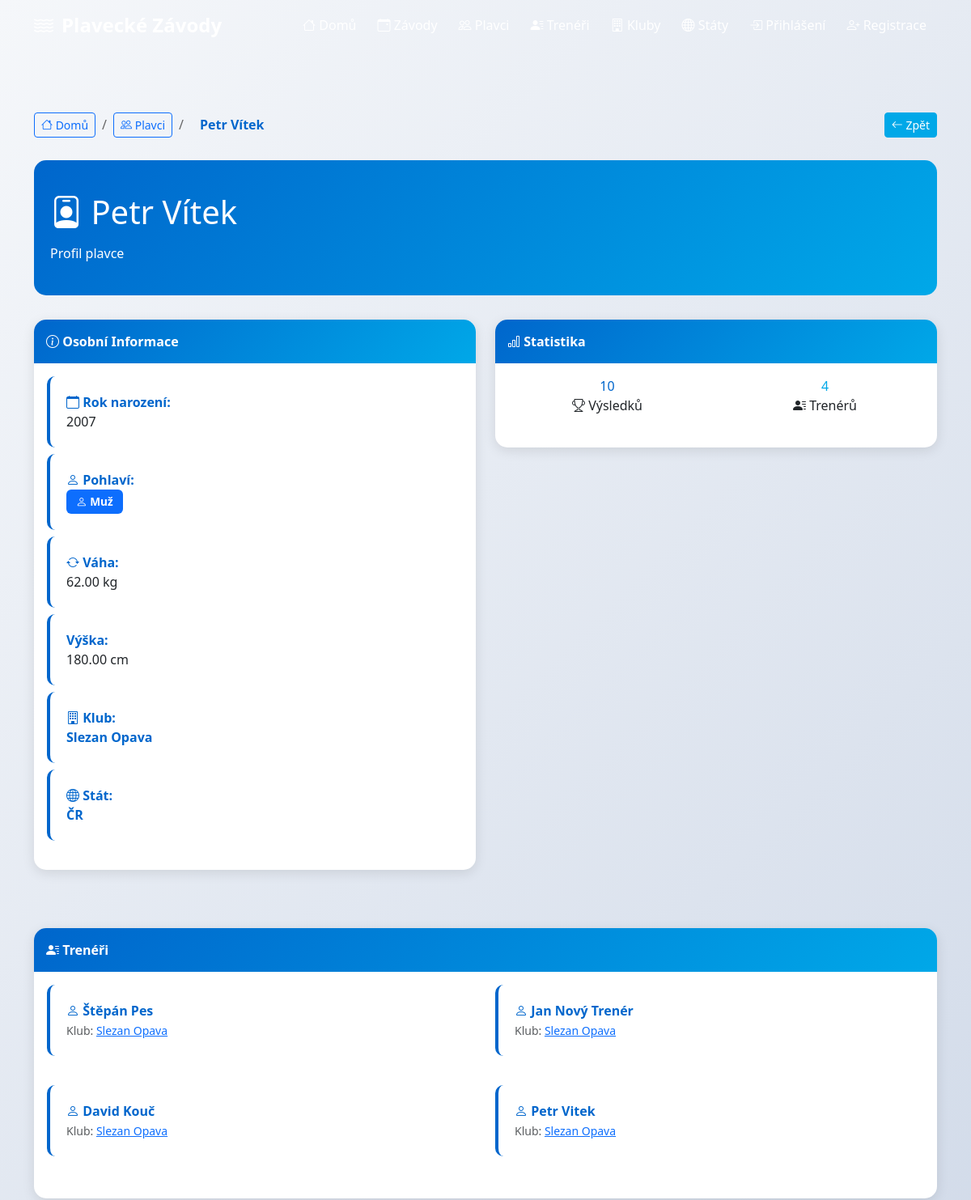
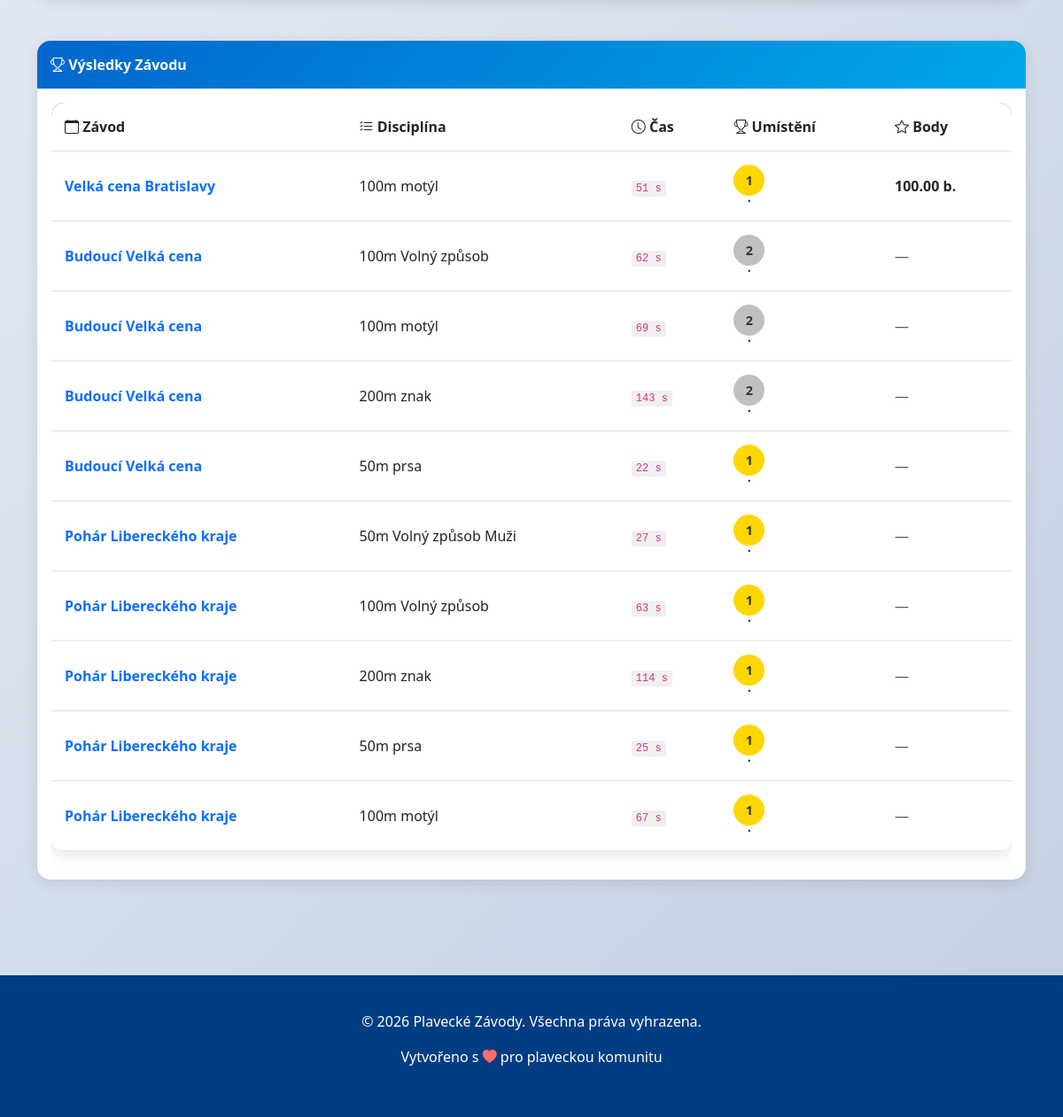
Page /plavci/1/ on the committed database (2 pictures, top to bottom).
### zavody/models.py (models this page shows, shortened)
class Plavec(models.Model):
    POHLAVI_CHOICES = [
        ('M', 'Muž'),
        ('Z', 'Žena'),
    ]
    plavec_id = models.AutoField(primary_key=True)
    jmeno = models.CharField(max_length=100)
    prijmeni = models.CharField(max_length=100)
    rocnik = models.IntegerField()  # Rok narození
    vaha = models.DecimalField(max_digits=5, decimal_places=2, blank=True, null=True)
    vyska = models.DecimalField(max_digits=5, decimal_places=2, blank=True, null=True)
    pohlavi = models.CharField(max_length=1, choices=POHLAVI_CHOICES)
    foto = models.CharField(max_length=255, blank=True, null=True)
    klub = models.ForeignKey(Klub, on_delete=models.SET_NULL, null=True)
    stat = models.ForeignKey(Stat, on_delete=models.SET_NULL, null=True)
    class Meta:
        db_table = 'plavec'
        verbose_name = 'Plavec'
        verbose_name_plural = 'Plavci'

class Klub(models.Model):
    klub_id = models.AutoField(primary_key=True)
    nazev = models.CharField(max_length=100)
    mesto = models.ForeignKey(Mesto, on_delete=models.CASCADE)
    datum_zalozeni = models.DateField(blank=True, null=True)
    class Meta:
        db_table = 'klub'
        verbose_name = 'Klub'
        verbose_name_plural = 'Kluby'

class Stat(models.Model):
    stat_id = models.AutoField(primary_key=True)
    nazev = models.CharField(max_length=4, unique=True)  # CZE, SVK, POL, GER, UKR
    hymna = models.CharField(max_length=255, blank=True, null=True)
    class Meta:
        db_table = 'stat'
        verbose_name = 'Stát'
        verbose_name_plural = 'Státy'

class Trener(models.Model):
    POHLAVI_CHOICES = [
        ('M', 'Muž'),
        ('Z', 'Žena'),
    ]
    trener_id = models.AutoField(primary_key=True)
    jmeno = models.CharField(max_length=100)
    prijmeni = models.CharField(max_length=100)
    pohlavi = models.CharField(max_length=1, choices=POHLAVI_CHOICES, blank=True, null=True)
    foto = models.CharField(max_length=255, blank=True, null=True)
    klub = models.ForeignKey(Klub, on_delete=models.SET_NULL, null=True)
    stat = models.ForeignKey(Stat, on_delete=models.SET_NULL, null=True)
    plavci = models.ManyToManyField(Plavec, related_name='treneri', blank=True)
    class Meta:
        db_table = 'trener'
        verbose_name = 'Trenér'
        verbose_name_plural = 'Trenéři'

class Vysledek(models.Model):
    vysledek_id = models.AutoField(primary_key=True)
    zavod = models.ForeignKey(Zavod, on_delete=models.CASCADE)
    plavec = models.ForeignKey(Plavec, on_delete=models.CASCADE)
    disciplina = models.ForeignKey(Disciplina, on_delete=models.CASCADE)
    umisteni = models.IntegerField(validators=[MinValueValidator(1)])
    cas = models.IntegerField(blank=True, null=True, help_text="Čas v sekundách")
    body = models.DecimalField(max_digits=6, decimal_places=2, blank=True, null=True)
    class Meta:
        db_table = 'vysledek'
        verbose_name = 'Výsledek'
        verbose_name_plural = 'Výsledky'

class Zavod(models.Model):
    BAZEN_CHOICES = [
        ('50', '50 metrů'),
        ('25', '25 metrů'),
    ]
    zavod_id = models.AutoField(primary_key=True)
    nazev = models.CharField(max_length=100)
    datum = models.DateField(blank=True, null=True)
    cas_zahajeni = models.TimeField(blank=True, null=True)
    misto = models.CharField(max_length=20)
    bazen = models.CharField(max_length=2, choices=BAZEN_CHOICES)
    class Meta:
        db_table = 'zavod'
        verbose_name = 'Závod'
        verbose_name_plural = 'Závody'

class Disciplina(models.Model):
    STYL_CHOICES = [
        ('volný způsob', 'Volný způsob'),
        ('prsa', 'Prsa'),
        ('motýl', 'Motýl'),
        ('znak', 'Znak'),
        ('polohový závod', 'Polohový závod'),
    ]
    POHLAVI_CHOICES = [
        ('M', 'Muž'),
        ('Z', 'Žena'),
    ]
    disciplina_id = models.AutoField(primary_key=True)
    nazev = models.CharField(max_length=100)
    delka = models.IntegerField(validators=[MinValueValidator(1)])  # délka v metrech
    styl = models.CharField(max_length=20, choices=STYL_CHOICES)
    pohlavi = models.CharField(max_length=1, choices=POHLAVI_CHOICES)
    class Meta:
        db_table = 'disciplina'
        verbose_name = 'Disciplína'
        verbose_name_plural = 'Disciplíny'
        unique_together = ('styl', 'pohlavi', 'delka')

### zavody/views.py (the view)
# urls.py: path('plavci/<int:pk>/', views.plavec_detail, name='plavec_detail'),
def plavec_detail(request, pk):
    plavec = get_object_or_404(Plavec, plavec_id=pk)
    vysledky = Vysledek.objects.filter(plavec=plavec).select_related('zavod', 'disciplina')
    treneri = plavec.treneri.all()
    context = {
        'plavec': plavec,
        'vysledky': vysledky,
        'treneri': treneri,
    }
    return render(request, 'zavody/plavec_detail.html', context)

### zavody/templates/zavody/plavec_detail.html (shortened to what this page needs)
{% extends 'base.html' %}
{% block content %}
<div class="container py-5">
    <nav aria-label="breadcrumb" class="mb-4" style="display: flex; justify-content: space-between; align-items: center; gap: 1rem;">
        <div style="display: flex; gap: 0.5rem; align-items: center;">
            <a href="{% url 'home' %}" class="btn btn-sm btn-outline-primary">
                <i class="bi bi-house"></i> Domů
            </a>
            <span style="color: #666;">/</span>
            <a href="{% url 'plavci_list' %}" class="btn btn-sm btn-outline-primary">
                <i class="bi bi-people"></i> Plavci
            </a>
            <span style="color: #666;">/</span>
            <span style="padding: 0.5rem 0.75rem; color: #0066cc; font-weight: 600;">{{ plavec.jmeno }} {{ plavec.prijmeni }}</span>
        </div>
        <button onclick="history.back()" class="btn btn-sm btn-secondary" style="white-space: nowrap;">
            <i class="bi bi-arrow-left"></i> Zpět
        </button>
    </nav>
    <div class="detail-header">
        <h1><i class="bi bi-person-badge"></i> {{ plavec.jmeno }} {{ plavec.prijmeni }}</h1>
        <p class="mb-0">Profil plavce</p>
    </div>
    <div class="row mb-5">
        <div class="col-md-6">
            <div class="card mb-4">
                <div class="card-header">
                    <i class="bi bi-info-circle"></i> Osobní Informace
                </div>
                <div class="card-body">
                    <div class="info-box mb-2">
                        <strong><i class="bi bi-calendar"></i> Rok narození:</strong><br>
                        {{ plavec.rocnik }}
                    </div>
                    <div class="info-box mb-2">
                        <strong><i class="bi bi-person"></i> Pohlaví:</strong><br>
                        {% if plavec.pohlavi == 'M' %}
                            <span class="badge bg-primary"><i class="bi bi-person"></i> Muž</span>
                        {% else %}
                            <span class="badge bg-danger"><i class="bi bi-person"></i> Žena</span>
                        {% endif %}
                    </div>
                    {% if plavec.vaha %}
                        <div class="info-box mb-2">
                            <strong><i class="bi bi-arrow-repeat"></i> Váha:</strong><br>
                            {{ plavec.vaha }} kg
                        </div>
                    {% endif %}
                    {% if plavec.vyska %}
                        <div class="info-box mb-2">
                            <strong> Výška:</strong><br>
                            {{ plavec.vyska }} cm
                        </div>
                    {% endif %}
                    {% if plavec.klub %}
                        <div class="info-box mb-2">
                            <strong><i class="bi bi-building"></i> Klub:</strong><br>
                            <a href="{% url 'klub_detail' plavec.klub.klub_id %}" style="text-decoration: none;">
                                <strong>{{ plavec.klub.nazev }}</strong>
                            </a>
                        </div>
                    {% endif %}
                    {% if plavec.stat %}
                        <div class="info-box">
                            <strong><i class="bi bi-globe"></i> Stát:</strong><br>
                            <a href="{% url 'stat_detail' plavec.stat.stat_id %}" style="text-decoration: none;">
                                <strong>{{ plavec.stat.nazev }}</strong>
                            </a>
                        </div>
                    {% endif %}
                </div>
            </div>
        </div>
        <div class="col-md-6">
            <div class="card">
                <div class="card-header">
                    <i class="bi bi-bar-chart"></i> Statistika
                </div>
                <div class="card-body">
                    <div class="row text-center">
                        <div class="col-6 mb-4">
                            <div class="number" style="color: var(--primary-color);">
                                {{ vysledky|length }}
                            </div>
                            <div class="label">
                                <i class="bi bi-trophy"></i> Výsledků
                            </div>
                        </div>
                        <div class="col-6 mb-4">
                            <div class="number" style="color: var(--secondary-color);">
                                {{ treneri|length }}
                            </div>
                            <div class="label">
                                <i class="bi bi-person-lines-fill"></i> Trenérů
                            </div>
                        </div>
                    </div>
                </div>
            </div>
        </div>
    </div>
    {% if treneri %}
        <div class="card mb-5">
            <div class="card-header">
                <i class="bi bi-person-lines-fill"></i> Trenéři
            </div>
            <div class="card-body">
                <div class="row">
                    {% for trener in treneri %}
                        <div class="col-md-6 mb-3">
                            <div class="info-box">
                                <strong><i class="bi bi-person"></i> {{ trener.jmeno }} {{ trener.prijmeni }}</strong><br>
                                <small class="text-muted">
                                    {% if trener.klub %}
                                        Klub: <a href="{% url 'klub_detail' trener.klub.klub_id %}">{{ trener.klub.nazev }}</a>
                                    {% endif %}
                                </small>
                            </div>
                        </div>
                    {% endfor %}
                </div>
            </div>
        </div>
    {% endif %}
    {% if vysledky %}
        <div class="card">
            <div class="card-header">
                <i class="bi bi-trophy"></i> Výsledky Závodu
            </div>
            <div class="card-body">
                <div class="table-responsive">
                    <table class="table table-hover">
                        <thead>
                            <tr>
                                <th><i class="bi bi-calendar"></i> Závod</th>
                                <th><i class="bi bi-list-check"></i> Disciplína</th>
                                <th><i class="bi bi-clock"></i> Čas</th>
                                <th><i class="bi bi-trophy"></i> Umístění</th>
                                <th><i class="bi bi-star"></i> Body</th>
                            </tr>
                        </thead>
                        <tbody>
                            {% for vysledek in vysledky %}
                                <tr>
                                    <td>
                                        <a href="{% url 'zavod_detail' vysledek.zavod.zavod_id %}" style="text-decoration: none;">
                                            <strong>{{ vysledek.zavod.nazev }}</strong>
                                        </a>
                                    </td>
                                    <td>{{ vysledek.disciplina.nazev }}</td>
                                    <td>
                                        {% if vysledek.cas %}
                                            <code style="background: #f0f0f0; padding: 2px 5px; border-radius: 3px; font-size: 12px;">
                                                {{ vysledek.cas }} s
                                            </code>
                                        {% else %}
                                            <span class="text-muted">—</span>
                                        {% endif %}
                                    </td>
                                    <td>
                                        {% if vysledek.umisteni == 1 %}
                                            <span class="medal-badge first">1.</span>
                                        {% elif vysledek.umisteni == 2 %}
                                            <span class="medal-badge second">2.</span>
                                        {% elif vysledek.umisteni == 3 %}
                                            <span class="medal-badge third">3.</span>
                                        {% else %}
                                            <span class="badge bg-secondary">{{ vysledek.umisteni }}.</span>
                                        {% endif %}
                                    </td>
                                    <td>
                                        {% if vysledek.body %}
                                            <strong>{{ vysledek.body }} b.</strong>
                                        {% else %}
                                            <span class="text-muted">—</span>
                                        {% endif %}
                                    </td>
                                </tr>
                            {% endfor %}
                        </tbody>
                    </table>
                </div>
            </div>
        </div>
    {% else %}
        <div class="alert alert-info" role="alert">
            <i class="bi bi-info-circle"></i> Zatím nejsou k dispozici žádné výsledky.
        </div>
    {% endif %}
</div>
{% endblock %}

### zavody/templates/base.html (style rules this page uses)
:root { --primary-color: #0066cc; --secondary-color: #00a8e8; --dark-color: #003d82; --light-color: #e8f4f8; }
body { font-family: 'Segoe UI', Tahoma, Geneva, Verdana, sans-serif; background: linear-gradient(135deg, #f5f7fa 0%, #c3cfe2 100%); min-height: 100vh; }
.card { border: none; border-radius: 15px; box-shadow: 0 4px 15px rgba(0, 0, 0, 0.1); transition: all 0.3s ease; overflow: hidden; }
.card-header { background: linear-gradient(135deg, var(--primary-color) 0%, var(--secondary-color) 100%); color: white; border: none; font-weight: 600; padding: 15px; }
.badge { padding: 8px 12px; font-size: 0.85rem; font-weight: 600; }
.btn-secondary { background-color: var(--secondary-color); border-color: var(--secondary-color); }
.table { background: white; border-radius: 15px; overflow: hidden; box-shadow: 0 4px 15px rgba(0, 0, 0, 0.1); }
.table thead { background: linear-gradient(135deg, var(--primary-color) 0%, var(--secondary-color) 100%); color: white; }
.table td, .table th { vertical-align: middle; padding: 15px; }
.medal-badge { display: inline-block; padding: 8px 12px; border-radius: 50%; font-weight: bold; text-align: center; width: 35px; height: 35px; line-height: 19px; font-size: 0.9rem; }
.medal-badge.first { background-color: #FFD700; color: #333; }
.medal-badge.second { background-color: #C0C0C0; color: #333; }
.detail-header { background: linear-gradient(135deg, var(--primary-color) 0%, var(--secondary-color) 100%); color: white; padding: 40px 20px; border-radius: 15px; margin-bottom: 30px; }
.detail-header h1 { font-size: 2.5rem; margin-bottom: 15px; }
.info-box { background: white; padding: 20px; border-left: 4px solid var(--primary-color); border-radius: 10px; margin-bottom: 20px; }
.info-box strong { color: var(--primary-color); }

### rows in the picture
Plavec: jmeno "Petr", prijmeni "Vítek", rocnik "2007", vaha "62.00", vyska "180.00", klub.nazev "Slezan Opava", stat.nazev "ČR"
Trener: jmeno "Štěpán", prijmeni "Pes", klub.nazev "Slezan Opava"
Trener: jmeno "Jan", prijmeni "Nový Trenér", klub.nazev "Slezan Opava"
Trener: jmeno "David", prijmeni "Kouč", klub.nazev "Slezan Opava"
Trener: jmeno "Petr", prijmeni "Vitek", klub.nazev "Slezan Opava"
Vysledek: zavod.nazev "Velká cena Bratislavy", disciplina.nazev "100m motýl", cas "51", umisteni "1.", body "100.00"
Vysledek: zavod.nazev "Budoucí Velká cena", disciplina.nazev "100m Volný způsob", cas "62", umisteni "2."
Vysledek: zavod.nazev "Budoucí Velká cena", disciplina.nazev "100m motýl", cas "69", umisteni "2."
Vysledek: zavod.nazev "Budoucí Velká cena", disciplina.nazev "200m znak", cas "143", umisteni "2."
Vysledek: zavod.nazev "Budoucí Velká cena", disciplina.nazev "50m prsa", cas "22", umisteni "1."
Vysledek: zavod.nazev "Pohár Libereckého kraje", disciplina.nazev "50m Volný způsob Muži", cas "27", umisteni "1."
Vysledek: zavod.nazev "Pohár Libereckého kraje", disciplina.nazev "100m Volný způsob", cas "63", umisteni "1."
Vysledek: zavod.nazev "Pohár Libereckého kraje", disciplina.nazev "200m znak", cas "114", umisteni "1."
Vysledek: zavod.nazev "Pohár Libereckého kraje", disciplina.nazev "50m prsa", cas "25", umisteni "1."
Vysledek: zavod.nazev "Pohár Libereckého kraje", disciplina.nazev "100m motýl", cas "67", umisteni "1."

### other values in the picture
{{ vysledky|length }} "10"
{{ treneri|length }} "4"
